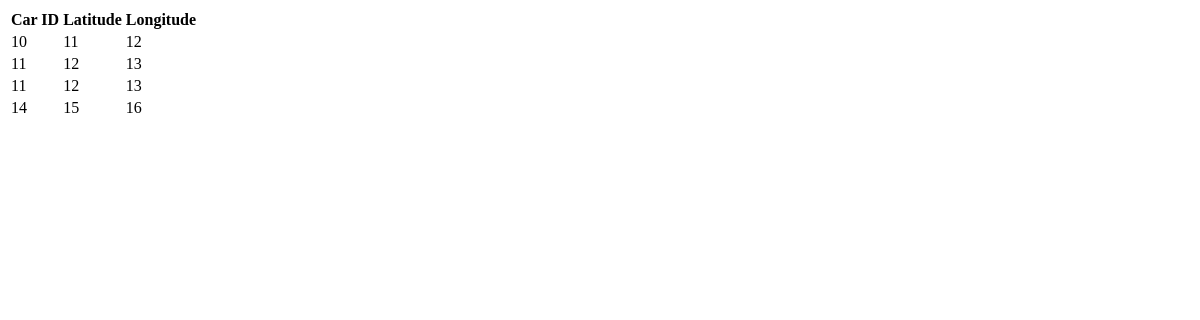
Page /showgps/ on the earlier database version.
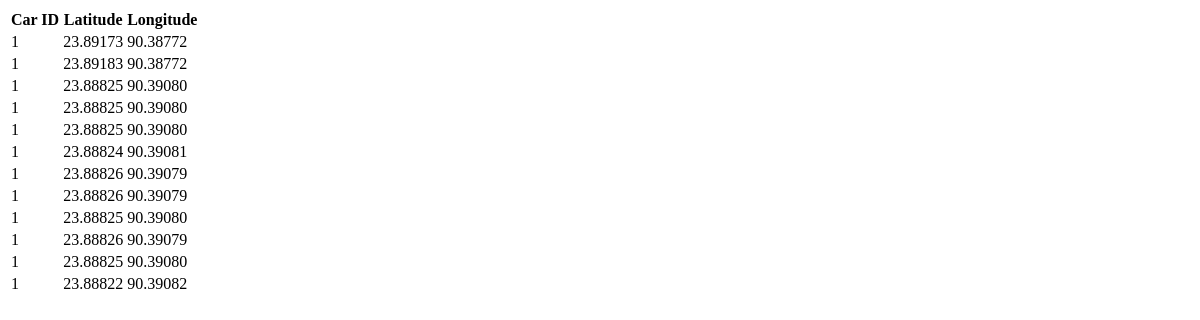
Same page on the later database version.
### Location/models.py (models this page shows, shortened)
class Gps(models.Model):
	CarID = models.CharField(max_length=30)
	Latitude = models.CharField(max_length=30)
	Longitude = models.CharField(max_length=30)

### GPS/views.py (the view)
# urls.py: path('showgps/', views.showgps),
def showgps(request):
	context=Gps.objects.all()
	return render(request,'showgps.html',{"context":context})

### templates/showgps.html (shortened to what this page needs)
<!DOCTYPE html>
<html>
<head>
</head>
<body>
<table>
	<tr>
	<th>Car ID</th>
	<th>Latitude</th>
	<th>Longitude</th>
	</tr>
	{%for x in context%}
	<tr>
		<td>{{x.CarID}}</td>
		<td>{{x.Latitude}}</td>
		<td>{{x.Longitude}}</td>
	</tr>
	{%endfor%}
</table>
</body>
</html>

Differences in the rows shown:
removed Gps: CarID "10", Latitude "11", Longitude "12"
removed Gps: CarID "11", Latitude "12", Longitude "13"
removed Gps: CarID "11", Latitude "12", Longitude "13"
removed Gps: CarID "14", Latitude "15", Longitude "16"
added Gps: CarID "1", Latitude "23.89173", Longitude "90.38772"
added Gps: CarID "1", Latitude "23.89183", Longitude "90.38772"
added Gps: CarID "1", Latitude "23.88825", Longitude "90.39080"
added Gps: CarID "1", Latitude "23.88825", Longitude "90.39080"
added Gps: CarID "1", Latitude "23.88825", Longitude "90.39080"
added Gps: CarID "1", Latitude "23.88824", Longitude "90.39081"
added Gps: CarID "1", Latitude "23.88826", Longitude "90.39079"
added Gps: CarID "1", Latitude "23.88826", Longitude "90.39079"
added Gps: CarID "1", Latitude "23.88825", Longitude "90.39080"
added Gps: CarID "1", Latitude "23.88826", Longitude "90.39079"
added Gps: CarID "1", Latitude "23.88825", Longitude "90.39080"
added Gps: CarID "1", Latitude "23.88822", Longitude "90.39082"
